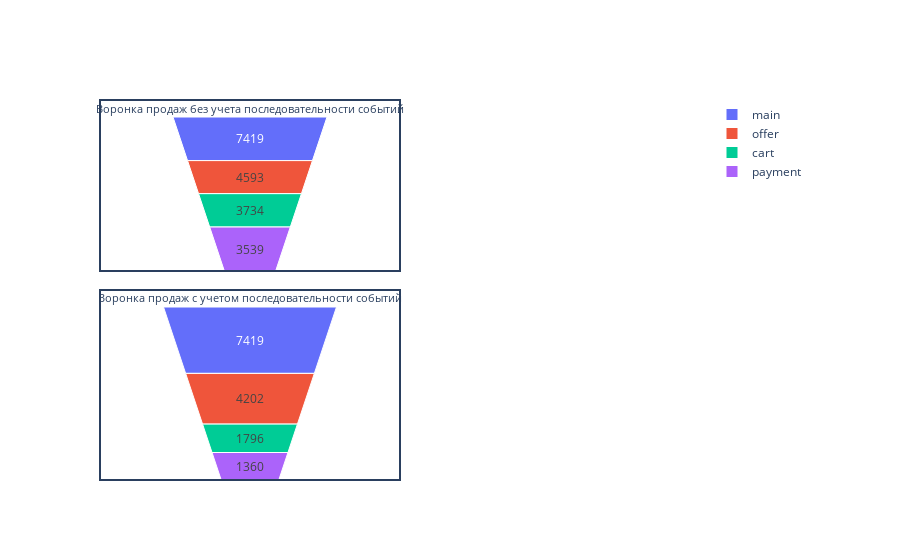

Notebook cell for this chart:
### Markdown cell above
Для анализа были представлены данные о 244 125 событиях в логах мобильного приложения по продаже продуктов питания за период с 25 июля по 07 августа 2019 года. В первоначальной таблице были изменены названия происходящих событий и названия столбцов на более удобные, а так же проведена обработка даты к стандартному виду.

При дальнейшем рассмотрении было обнаружено, что в период с 25 по 31 июля лог содержит очень мало информации за каждую из дат, а с 01 августа, судя по содержаню событий, лог можно считать полным. Для последующего анализа события за период с 24 по 31 июля были исключены.

Наиболее часто происходящее событие в приложении - это переход на главную страницу, то есть вход в него, этот тип события составлет практически полоивину всех действий за исследумый период, а именно 49%. Переход на страницу заказа товаров составляет 19% от всего количества событий, немного меньше - 18% - составляет событие добавление товара в корзину. Оплату товара произвели в 14% случаев. Так же в таблице содержится информация о 1 005 случаях прохождения туториала, но это количество настолько маленькое, что составляет менее 1% всех событий.

### Code cell
fig_three.show()

### Figure 1 — Plotly figure (JSON) as saved in the notebook; plotly's stock layout.template omitted (floating-point values rounded to 4 significant figures)
{"data": [{"domain": {"x": [0, 0.5], "y": [0, 0.5]}, "labels": ["main", "offer", "cart", "payment"], "scalegroup": "second", "textinfo": "value", "title": {"position": "top center", "text": "Воронка продаж с учетом последовательности событий"}, "type": "funnelarea", "values": [7419, 4202, 1796, 1360]}, {"domain": {"x": [0, 0.5], "y": [0.55, 1]}, "labels": ["main", "offer", "cart", "payment"], "scalegroup": "first", "textinfo": "value", "title": {"position": "top center", "text": "Воронка продаж без учета последовательности событий"}, "type": "funnelarea", "values": [7419, 4593, 3734, 3539]}], "layout": {"margin": {"l": 100, "r": 200}, "shapes": [{"x0": 0, "x1": 0.5, "y0": 0, "y1": 0.5}, {"x0": 0, "x1": 0.5, "y0": 0.55, "y1": 1}]}}
